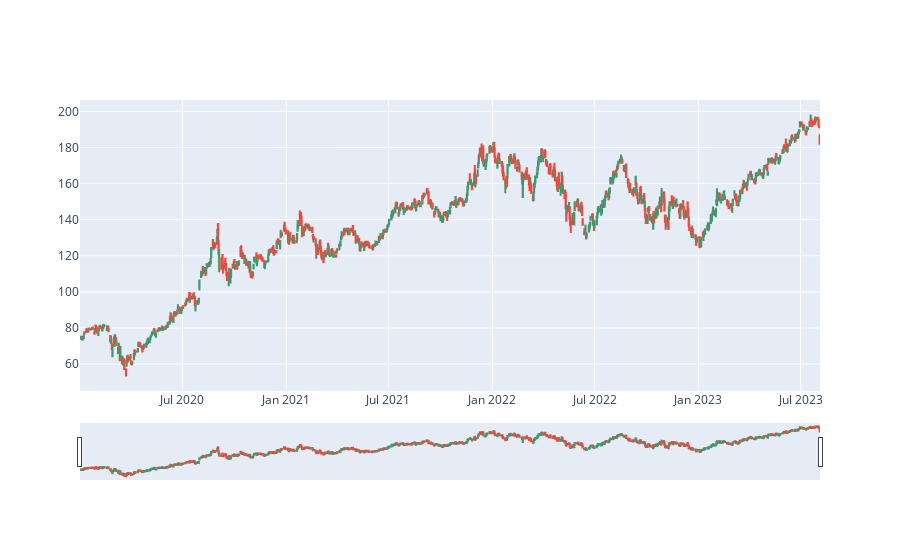

The code cell stored with this chart in its notebook:
### Code cell
import plotly.graph_objects as go

candlestickData = go.Candlestick(
    x = df.index,
    open  = df["Open"],
    high  = df["High"],
    low   = df["Low"],
    close = df["Close"]
)
fig = go.Figure(data = candlestickData)

# Disable range slider
# fig.update_layout(xaxis_rangeslider_visible=False)
fig.show()

### Figure 1 — Plotly figure (JSON) as saved in the notebook; plotly's stock layout.template omitted (floating-point values rounded to 4 significant figures; data arrays with more than 128 entries replaced by an {"elided": "..."} marker saying what was removed)
{"data": [{"close": {"elided": "904 float values"}, "high": {"elided": "904 float values"}, "low": {"elided": "904 float values"}, "open": {"elided": "904 float values"}, "type": "candlestick", "x": {"elided": "904 str values"}}], "layout": {}}
